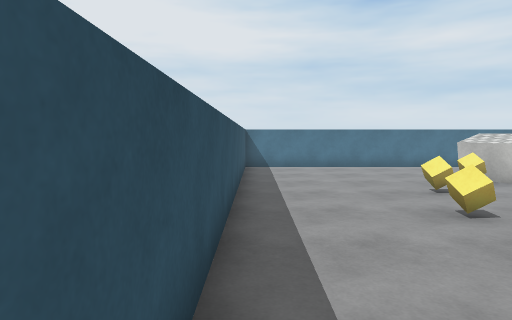
View 1 (above)

17 first-person views from a walk through a scene from a Unity 3-D project. The camera is 1.4 m above the floor, tilts 4° down and sees 75° across. The floor is counted in squares, 1 m on a side. Each view is taken from the middle of a square. On the plan, view 1 faces up. The plan holds only what a view shows up to about 15 squares ahead; the rest is blank. The player is left out. Surface patterns are stand-ins for the level's own textures.

View 2
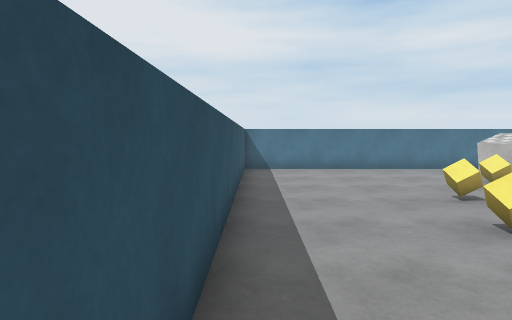

View 3
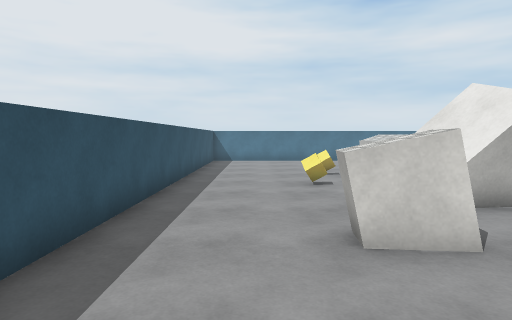

View 4
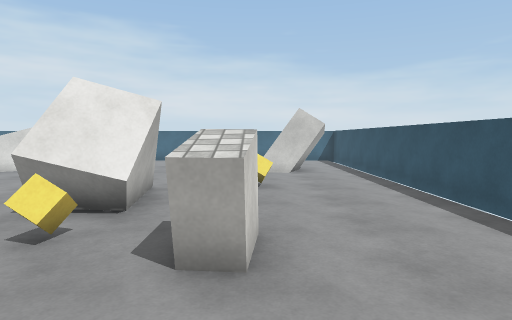

View 5
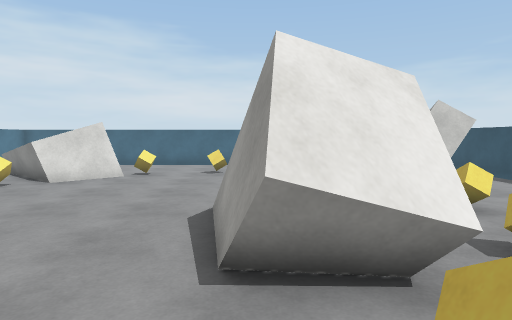

View 6
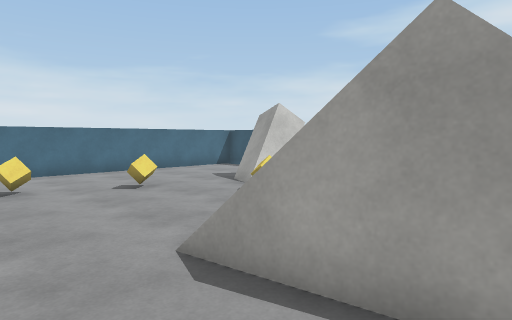

View 7
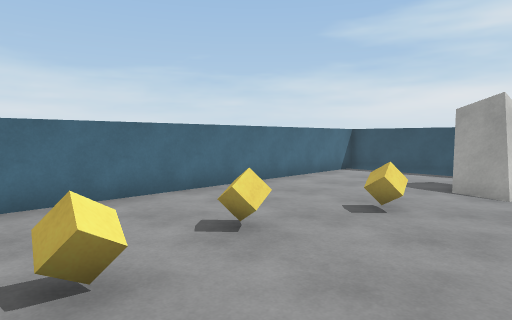

View 8
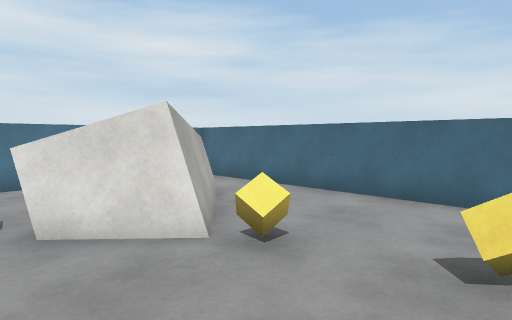

View 9
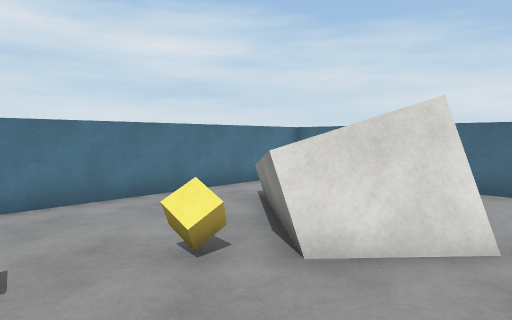

View 10
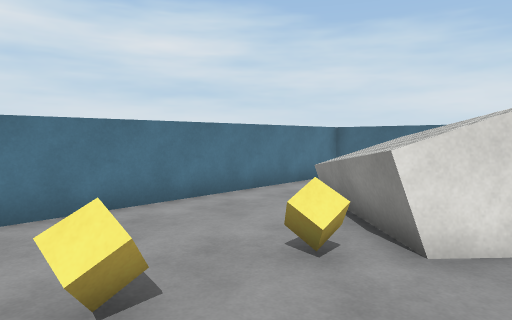

View 11
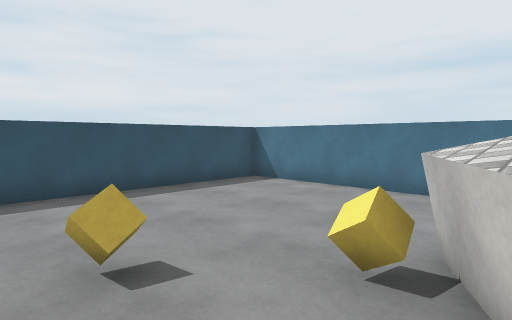

View 12
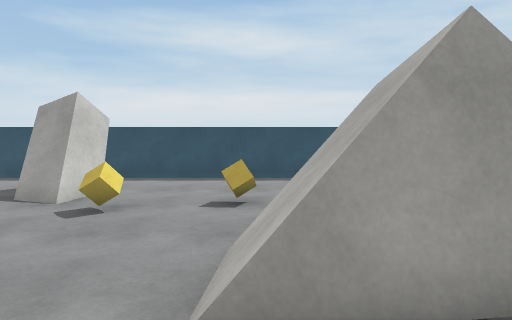

View 13
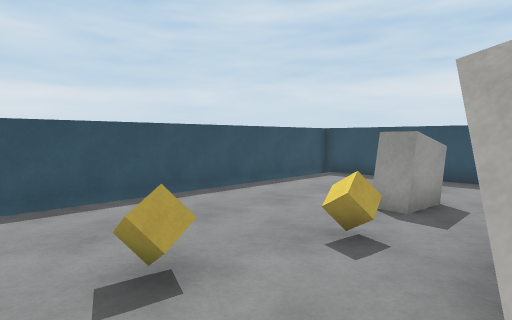

View 14
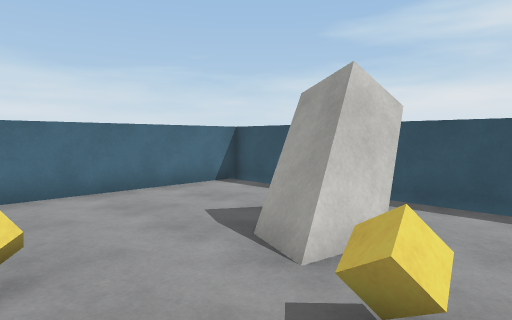

View 15
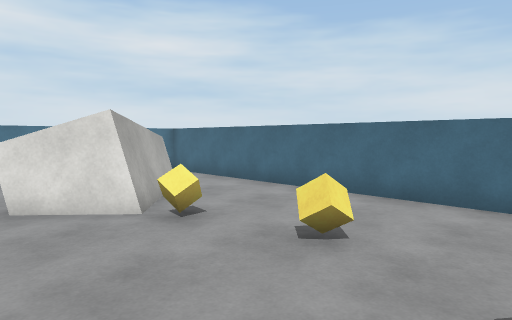

View 16
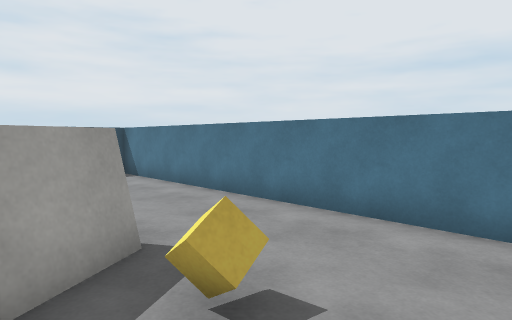

View 17
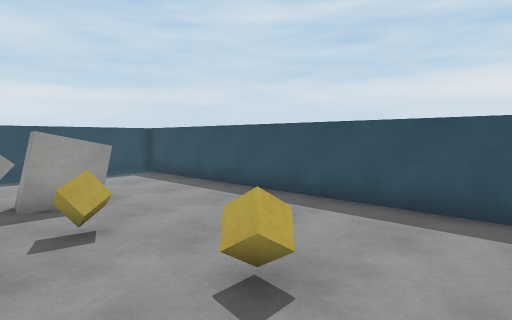

### Floor plan
Points are (right, up) in squares from view 1. A wall is a line through its corners. A room is listed if a view was taken in it or the views show most of it. See-through windows are left out.
Room 1 (views 1, 2, 3, 4, 5, 6, 7, 8, 9, 10, 11, 12, 13, 14, 15, 16, 17)
walls: (-0.5, -4.6) (19.5, -4.6) (19.5, 15.4) (-0.5, 15.4) (-0.5, -4.6)
objects: block (3, 0) to (5, 1); cube (4, 3); cube (4, 6); block (5, 2) to (9, 5); cube (5, 8); cube (7, 1); block (7, 9) to (9, 12); cube (7, 10); cube (9, 0); cube (10, 12); cube (12, 1); block (13, -3) to (15, 0); block (13, 9) to (17, 13); cube (13, 11); cube (15, 3); cube (15, 8); cube (16, 5)

Where each view was taken, in squares from view 1:
view 1: 0 up, 0 right, facing up
view 2: 1 up, 0 right, facing up
view 3: 4 down, 2 right, facing up
view 4: 0 up, 0 right, facing right
view 5: 4 up, 3 right, facing right
view 6: 7 up, 6 right, facing down-right
view 7: 9 up, 12 right, facing down-right
view 8: 5 up, 12 right, facing up-right
view 9: 8 up, 10 right, facing up-right
view 10: 9 up, 9 right, facing up-right
view 11: 7 up, 8 right, facing up-left
view 12: 7 up, 9 right, facing down
view 13: 3 up, 11 right, facing down-left
view 14: 3 up, 11 right, facing down-right
view 15: 3 up, 12 right, facing up-right
view 16: 10 up, 12 right, facing up-left
view 17: 8 up, 6 right, facing down-left
